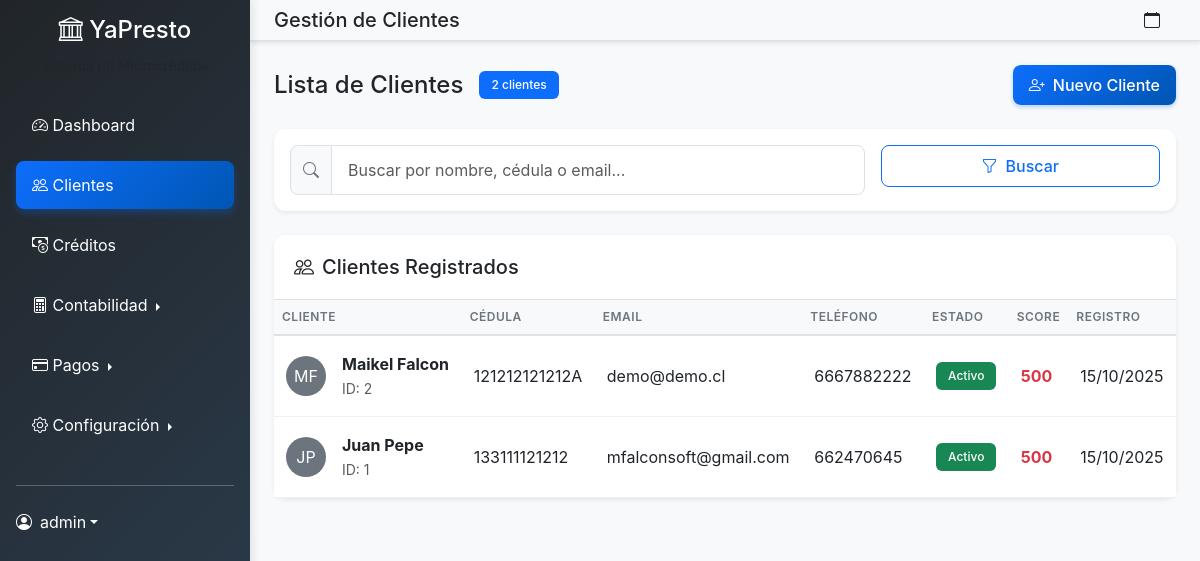
The app's page /clientes/ (signed in) with its own data.
### microcreditos/models.py (models this page shows, shortened)
class Cliente(models.Model):
    ESTADO_CHOICES = [
        ('activo', 'Activo'),
        ('inactivo', 'Inactivo'),
        ('moroso', 'Moroso'),
    ]
    usuario = models.OneToOneField(User, on_delete=models.CASCADE, null=True, blank=True)
    nombre = models.CharField(max_length=100)
    apellido = models.CharField(max_length=100)
    cedula = models.CharField(max_length=20, unique=True)
    telefono = models.CharField(max_length=15)
    email = models.EmailField()
    direccion = models.TextField()
    fecha_nacimiento = models.DateField()
    estado = models.CharField(max_length=10, choices=ESTADO_CHOICES, default='activo')
    score_crediticio = models.IntegerField(default=500)
    fecha_registro = models.DateTimeField(default=timezone.now)
    avatar = models.ImageField(upload_to='avatars/', null=True, blank=True)
    @property
    def nombre_completo(self):
        return f"{self.nombre} {self.apellido}"
    class Meta:
        verbose_name_plural = "Clientes"

### microcreditos/views.py (the view, shortened to what this page needs)
# urls.py: path('clientes/', views.lista_clientes, name='lista_clientes'),
@login_required
def lista_clientes(request):
    clientes = Cliente.objects.all().order_by('-fecha_registro')
    search = request.GET.get('search')
    return render(request, 'microcreditos/lista_clientes.html', {'clientes': clientes})

### accounts/models.py (called while the page is built)
    def es_administrador(self):
        return self.rol == 'administrador'

### templates/microcreditos/lista_clientes.html (shortened to what this page needs)
{% extends 'dashboard_base.html' %}
{% load static %}
{% block page_title %}Gestión de Clientes{% endblock %}
{% block dashboard_content %}
<div class="d-flex justify-content-between align-items-center mb-4">
    <div class="d-flex align-items-center">
        <h4 class="mb-0 me-3">Lista de Clientes</h4>
        <span class="badge bg-primary">{{ clientes|length }} clientes</span>
    </div>
    <a href="{% url 'microcreditos:crear_cliente' %}" class="btn btn-primary">
        <i class="bi bi-person-plus me-2"></i>Nuevo Cliente
    </a>
</div>
<div class="card border-0 shadow-sm mb-4">
    <div class="card-body">
        <form method="get" class="row g-3">
            <div class="col-md-8">
                <div class="input-group">
                    <span class="input-group-text">
                        <i class="bi bi-search"></i>
                    </span>
                    <input type="text" class="form-control" name="search"
                           placeholder="Buscar por nombre, cédula o email..."
                           value="{{ request.GET.search }}">
                </div>
            </div>
            <div class="col-md-4">
                <button type="submit" class="btn btn-outline-primary w-100">
                    <i class="bi bi-funnel me-2"></i>Buscar
                </button>
            </div>
        </form>
    </div>
</div>
<div class="card border-0 shadow-sm">
    <div class="card-header bg-white">
        <h5 class="card-title mb-0">
            <i class="bi bi-people me-2"></i>Clientes Registrados
        </h5>
    </div>
    <div class="card-body p-0">
        {% if clientes %}
            <div class="table-responsive">
                <table class="table table-hover mb-0">
                    <thead class="table-light">
                        <tr>
                            <th>Cliente</th>
                            <th>Cédula</th>
                            <th>Email</th>
                            <th>Teléfono</th>
                            <th>Estado</th>
                            <th>Score</th>
                            <th>Registro</th>
                        </tr>
                    </thead>
                    <tbody>
                        {% for cliente in clientes %}
                        <tr class="cliente-row" data-url="{% url 'microcreditos:detalle_cliente' cliente.pk %}" style="cursor: pointer;">
                            <td>
                                <div class="d-flex align-items-center">
                                    {% if cliente.avatar %}
                                        <img src="{{ cliente.avatar.url }}"
                                             class="rounded-circle me-3"
                                             style="width: 40px; height: 40px; object-fit: cover;">
                                    {% else %}
                                        <div class="bg-secondary text-white rounded-circle d-flex align-items-center justify-content-center me-3"
                                             style="width: 40px; height: 40px;">
                                            {{ cliente.nombre.0 }}{{ cliente.apellido.0 }}
                                        </div>
                                    {% endif %}
                                    <div>
                                        <div class="fw-bold">{{ cliente.nombre_completo }}</div>
                                        <small class="text-muted">ID: {{ cliente.id }}</small>
                                    </div>
                                </div>
                            </td>
                            <td>{{ cliente.cedula }}</td>
                            <td>{{ cliente.email }}</td>
                            <td>{{ cliente.telefono }}</td>
                            <td>
                                {% if cliente.estado == 'activo' %}
                                    <span class="badge bg-success">Activo</span>
                                {% elif cliente.estado == 'inactivo' %}
                                    <span class="badge bg-secondary">Inactivo</span>
                                {% else %}
                                    <span class="badge bg-danger">Moroso</span>
                                {% endif %}
                            </td>
                            <td>
                                {% if cliente.score_crediticio >= 700 %}
                                    <span class="text-success fw-bold">{{ cliente.score_crediticio }}</span>
                                {% elif cliente.score_crediticio >= 600 %}
                                    <span class="text-warning fw-bold">{{ cliente.score_crediticio }}</span>
                                {% else %}
                                    <span class="text-danger fw-bold">{{ cliente.score_crediticio }}</span>
                                {% endif %}
                            </td>
                            <td>{{ cliente.fecha_registro|date:"d/m/Y" }}</td>
                        </tr>
                        {% endfor %}
                    </tbody>
                </table>
            </div>
        {% endif %}
    </div>
</div>
{% endblock %}

### templates/dashboard_base.html (shortened to what this page needs)
{% extends 'base.html' %}
{% load static %}
{% block content %}
<div class="d-flex dashboard-layout">
    <nav class="sidebar bg-dark text-white p-3" style="width: 250px; min-height: 100vh;">
        <div class="text-center mb-4">
            <h4><i class="bi bi-bank"></i> YaPresto</h4>
            <small class="text-muted">Sistema de Microcréditos</small>
        </div>
        <ul class="nav nav-pills flex-column">
            <li class="nav-item mb-2">
                <a href="{% url 'microcreditos:dashboard' %}" class="nav-link text-white {% if request.resolver_match.url_name == 'dashboard' %}active{% endif %}">
                    <i class="bi bi-speedometer2"></i> Dashboard
                </a>
            </li>
            <li class="nav-item mb-2">
                <a href="{% url 'microcreditos:lista_clientes' %}" class="nav-link text-white {% if 'cliente' in request.resolver_match.url_name %}active{% endif %}">
                    <i class="bi bi-people"></i> Clientes
                </a>
            </li>
            <li class="nav-item mb-2">
                <a href="{% url 'microcreditos:lista_prestamos' %}" class="nav-link text-white {% if 'prestamo' in request.resolver_match.url_name %}active{% endif %}">
                    <i class="bi bi-cash-coin"></i> Créditos
                </a>
            </li>
            <li class="nav-item mb-2">
                <div class="dropdown dropend">
                    <a href="#" class="nav-link text-white dropdown-toggle {% if 'contabilidad' in request.resolver_match.url_name or 'diario' in request.resolver_match.url_name %}active{% endif %}"
                       data-bs-toggle="dropdown" aria-expanded="false">
                        <i class="bi bi-calculator"></i> Contabilidad
                    </a>
                </div>
            </li>
            <li class="nav-item mb-2">
                <div class="dropdown dropend">
                    <a href="#" class="nav-link text-white dropdown-toggle {% if 'pago' in request.resolver_match.url_name %}active{% endif %}"
                       data-bs-toggle="dropdown" aria-expanded="false">
                        <i class="bi bi-credit-card"></i> Pagos
                    </a>
                </div>
            </li>
            {% if user.perfil.es_administrador %}
            <li class="nav-item mb-2">
                <div class="dropdown dropend">
                    <a href="#" class="nav-link text-white dropdown-toggle {% if 'configuracion' in request.resolver_match.url_name %}active{% endif %}"
                       data-bs-toggle="dropdown" aria-expanded="false">
                        <i class="bi bi-gear"></i> Configuración
                    </a>
                </div>
            </li>
            {% endif %}
        </ul>
        <hr class="my-4">
        <div class="dropdown">
            <a href="#" class="d-flex align-items-center text-white text-decoration-none dropdown-toggle" data-bs-toggle="dropdown">
                <i class="bi bi-person-circle me-2"></i>
                {{ user.username }}
            </a>
        </div>
    </nav>
    <main class="flex-grow-1">
        <nav class="navbar navbar-light bg-light border-bottom px-4">
            <div class="d-flex align-items-center">
                <h5 class="mb-0">{% block page_title %}Dashboard{% endblock %}</h5>
            </div>
            <div class="d-flex align-items-center">
                <span class="me-3">
                    <i class="bi bi-calendar"></i> {{ "now"|date:"d/m/Y H:i" }}
                </span>
            </div>
        </nav>
        <div class="p-4">
            {% block dashboard_content %}{% endblock %}
        </div>
    </main>
</div>
{% endblock %}

### static/css/style.css (style rules this page uses)
:root { --primary-color: #0d6efd; --secondary-color: #6c757d; --success-color: #198754; --warning-color: #ffc107; --danger-color: #dc3545; --info-color: #0dcaf0; --light-color: #f8f9fa; --dark-color: #212529; --sidebar-bg: #343a40; --border-color: #dee2e6; }
* { box-sizing: border-box; }
html, body { margin: 0; padding: 0; width: 100%; overflow-x: hidden; }
body { font-family: 'Inter', -apple-system, BlinkMacSystemFont, 'Segoe UI', sans-serif; background-color: #f8f9fa; }
.sidebar { background: linear-gradient(135deg, var(--dark-color) 0%, #2c3e50 100%); box-shadow: 2px 0 10px rgba(0,0,0,0.1); min-height: 100vh; position: fixed; z-index: 1000; }
.sidebar .nav-link { color: rgba(255,255,255,0.8); padding: 12px 16px; border-radius: 8px; margin-bottom: 4px; transition: all 0.3s ease; }
.sidebar .nav-link.active { background: linear-gradient(135deg, var(--primary-color) 0%, #0056b3 100%); color: white; box-shadow: 0 4px 8px rgba(13, 110, 253, 0.3); }
.dashboard-layout main { margin-left: 250px; }
.navbar { box-shadow: 0 2px 4px rgba(0,0,0,0.1); }
.card { border: none; border-radius: 12px; box-shadow: 0 2px 12px rgba(0,0,0,0.08); transition: all 0.3s ease; }
.card-header { background: white; border-bottom: 1px solid var(--border-color); border-radius: 12px 12px 0 0 !important; padding: 1.25rem; }
.table { border-collapse: separate; border-spacing: 0; }
.table th { background-color: var(--light-color); border-bottom: 2px solid var(--border-color); font-weight: 600; text-transform: uppercase; font-size: 0.75rem; letter-spacing: 0.5px; color: var(--secondary-color); }
.table td { border-bottom: 1px solid #f0f0f0; vertical-align: middle; padding: 1rem 0.75rem; }
.btn { border-radius: 8px; font-weight: 500; padding: 0.5rem 1rem; transition: all 0.3s ease; }
.btn-primary { background: linear-gradient(135deg, var(--primary-color) 0%, #0056b3 100%); border: none; box-shadow: 0 2px 4px rgba(13, 110, 253, 0.3); }
.form-control { border-radius: 8px; border: 1px solid #e0e0e0; padding: 0.75rem 1rem; transition: all 0.3s ease; }
.input-group-text { background-color: var(--light-color); border: 1px solid #e0e0e0; border-radius: 8px 0 0 8px; color: var(--secondary-color); }
.badge { font-weight: 500; padding: 0.5rem 0.75rem; border-radius: 6px; }
.rounded-circle { object-fit: cover; }

### records on screen
Cliente: nombre.0 "M", apellido.0 "F", nombre_completo "Maikel Falcon", id "2", cedula "121212121212A", email "demo@demo.cl", telefono "6667882222", estado "Activo", score_crediticio "500", fecha_registro "15/10/2025"
Cliente: nombre.0 "J", apellido.0 "P", nombre_completo "Juan Pepe", id "1", cedula "133111121212", email "mfalconsoft@gmail.com", telefono "662470645", estado "Activo", score_crediticio "500", fecha_registro "15/10/2025"

### other values on screen
{{ user.username }} "admin"
{{ clientes|length }} "2"
